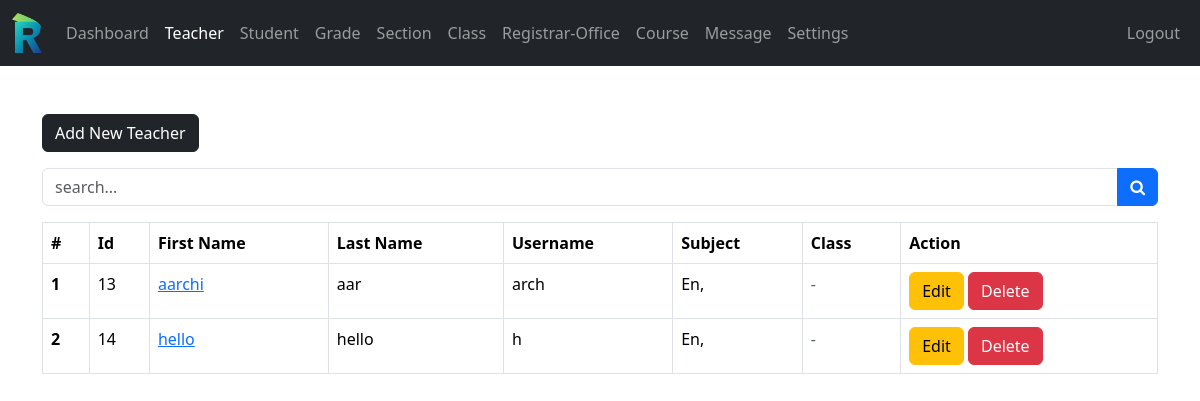
Page /req/teacher-add.php (signed in) on the committed database.
### tables this page shows
CREATE TABLE `teacher` (
  `teacher_id` int(11) NOT NULL,
  `username` varchar(127) NOT NULL,
  `password` varchar(255) NOT NULL,
  `class` varchar(31) NOT NULL,
  `fname` varchar(127) NOT NULL,
  `lname` varchar(127) NOT NULL,
  `subjets` varchar(31) NOT NULL,
  `gradeId` int(11) NOT NULL,
  `address` varchar(31) NOT NULL,
  `employee_number` int(11) NOT NULL,
  `date_of_birth` date DEFAULT NULL,
  `phone_number` varchar(31) NOT NULL,
  `qualification` varchar(127) NOT NULL,
  `gender` varchar(7) NOT NULL,
  `email_address` varchar(225) NOT NULL,
  `date_of_joined` datetime NOT NULL DEFAULT current_timestamp()
);

### data/teacher.php (called while the page is built, shortened)
<?php
function getALLTeacher($conn){
    $sql = "SELECT * FROM teacher";
    $stmt = $conn->prepare($sql);
    $stmt->execute();
    if ($stmt->rowCount() >= 1) {
        $teacher = $stmt->fetchAll();
        return $teacher;
    } else {
        return 0;
    }
}

### data/subject.php (called while the page is built, shortened)
<?php
function getSubjectsById($subject_id, $conn){
    $sql = "SELECT * FROM Subjects
            WHERE subject_id=?";
    $stmt = $conn->prepare($sql);
    $stmt->execute([$subject_id]);
    if ($stmt->rowCount() == 1) {
        $Subject = $stmt->fetch();
        return $Subject;
    } else {
        return 0;
    }
}
?>

### req/teacher-add.php (the view, shortened to what this page needs)
<?php
if (isset($_SESSION['admin_id']) &&
    isset($_SESSION['role'])) {
    if ($_SESSION['role'] == 'Admin') {
        include "../DB_connection.php";
        include "../data/teacher.php";
        include "../data/subject.php";
        include "../data/grade.php";
        $teacher     = getALLTeacher($conn);
?>
<!DOCTYPE html>
<html lang="en">
<head>
    <link rel="stylesheet" href="https://cdn.jsdelivr.net/npm/bootstrap@5.3.8/dist/css/bootstrap.min.css">
    <link rel="stylesheet" href="/school-management/style.css">
    <link rel="stylesheet" href="https://cdnjs.cloudflare.com/ajax/libs/font-awesome/4.7.0/css/font-awesome.min.css">
</head>
<body>
    <?php include "../inc/navbar.php"; ?>
    <?php if ($teacher != 0) { ?>
    <div class="container mt-5">
        <a href="teacher-add.php" target="_blank" rel="noopener noreferrer" class="btn btn-dark">Add New Teacher</a>
        <form action ="teacher-search.php"  class= "mt-3 n-table"
                                            method= "post">
                <div class="input-group mb-3">
                    <input type="text"
                    class= "form-control"
                    name="searchKey"
                    placeholder="search...">
                    <button class="btn btn-primary">
                        <i class="fa fa-search"
                        aria-hidden="true"></i></button>
</div>
</form>
        <div class="table-responsiv">
            <table class="table table-bordered mt-3 n-table">
                <thead>
                    <tr>
                        <th scope="col">#</th>
                        <th scope="col">Id</th>
                        <th scope="col">First Name</th>
                        <th scope="col">Last Name</th>
                        <th scope="col">Username</th>
                        <th scope="col">Subject</th>
                        <th scope="col">Class</th>
                        <th scope="col">Action</th>
                    </tr>
                </thead>
                <tbody>
                    <?php $i = 1; foreach ($teacher as $row) { ?>
                    <tr>
                        <th scope="row"><?= $i++ ?></th>
                        <td><?= $row['teacher_id'] ?? '' ?></td>
                        <td><a href="teacher-view.php?teacher_id=<?= $row['teacher_id'] ?>"><?= $row['fname'] ?? '' ?></a></td>
                        <td><?= $row['lname'] ?? '' ?></td>
                        <td><?= $row['username'] ?? '' ?></td>
                        <td>
                           <?php
                             $s = '';
                             if (!empty($row['subjets'])) {
                                 $subjects = array_filter(
                                     array_map('trim', explode(',', trim($row['subjets'], ',')))
                                 );
                                 foreach ($subjects as $subject) {
                                    $s_temp = getSubjectsById($subject, $conn);
                                    if ($s_temp != 0) {
                                        $s .= $s_temp['subject_code'] . ', ';
                                    }
                                 }
                             }
                             echo $s;
                           ?>
                        </td>
                        <td>
                            <?php
                             $g = '';
                             echo $g !== '' ? rtrim($g, ', ') : '<span class="text-muted">-</span>';
                           ?>
                        </td>
                        <td>
                            <a href="teacher-edit.php?teacher_id=<?= $row['teacher_id'] ?>" class="btn btn-warning">Edit</a>
                            <a href="teacher-delete.php?teacher_id=<?= $row['teacher_id'] ?>"
                               class="btn btn-danger"
                               onclick="return confirm('Are you sure you want to delete this teacher?');">Delete</a>
                        </td>
                    </tr>
                    <?php } ?>
                </tbody>
            </table>
        </div>
    </div>
    <?php } else { ?>
        <div class="alert alert-info" role="alert">Empty!</div>
    <?php } ?>
</body>
</html>
<?php
    } else {
        header("Location: ../login.php");
        exit;
    }
} else {
    header("Location: ../login.php");
    exit;
}
?>

### style.css (style rules this page uses)
html { scroll-behavior: smooth; }
html, body { margin: 0; padding: 0; height: 100%; }

### rows in the picture
teacher: teacher_id "13", fname "aarchi", lname "aar", username "arch", s "En,"
teacher: teacher_id "14", fname "hello", lname "hello", username "h", s "En,"
